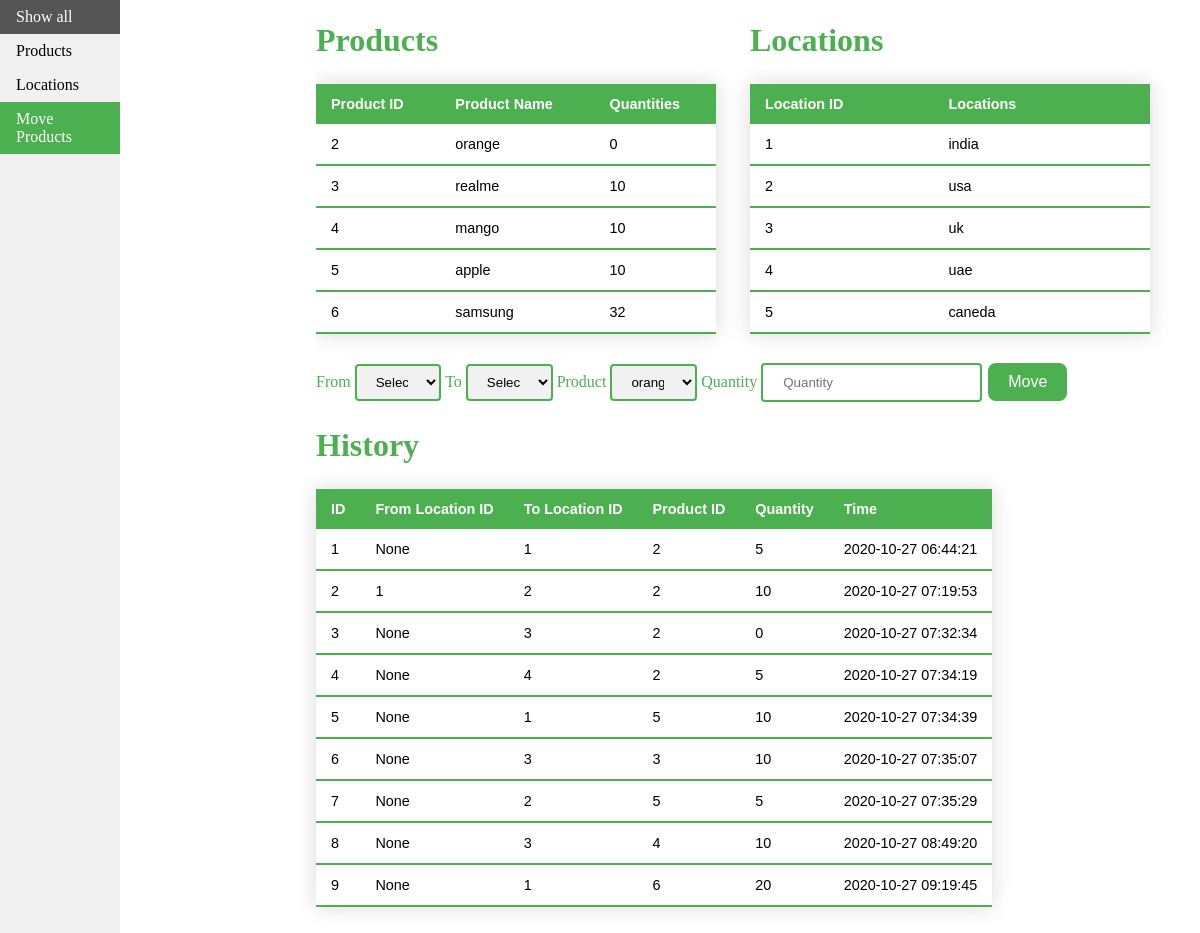
The app's page /moveproduct, older data.
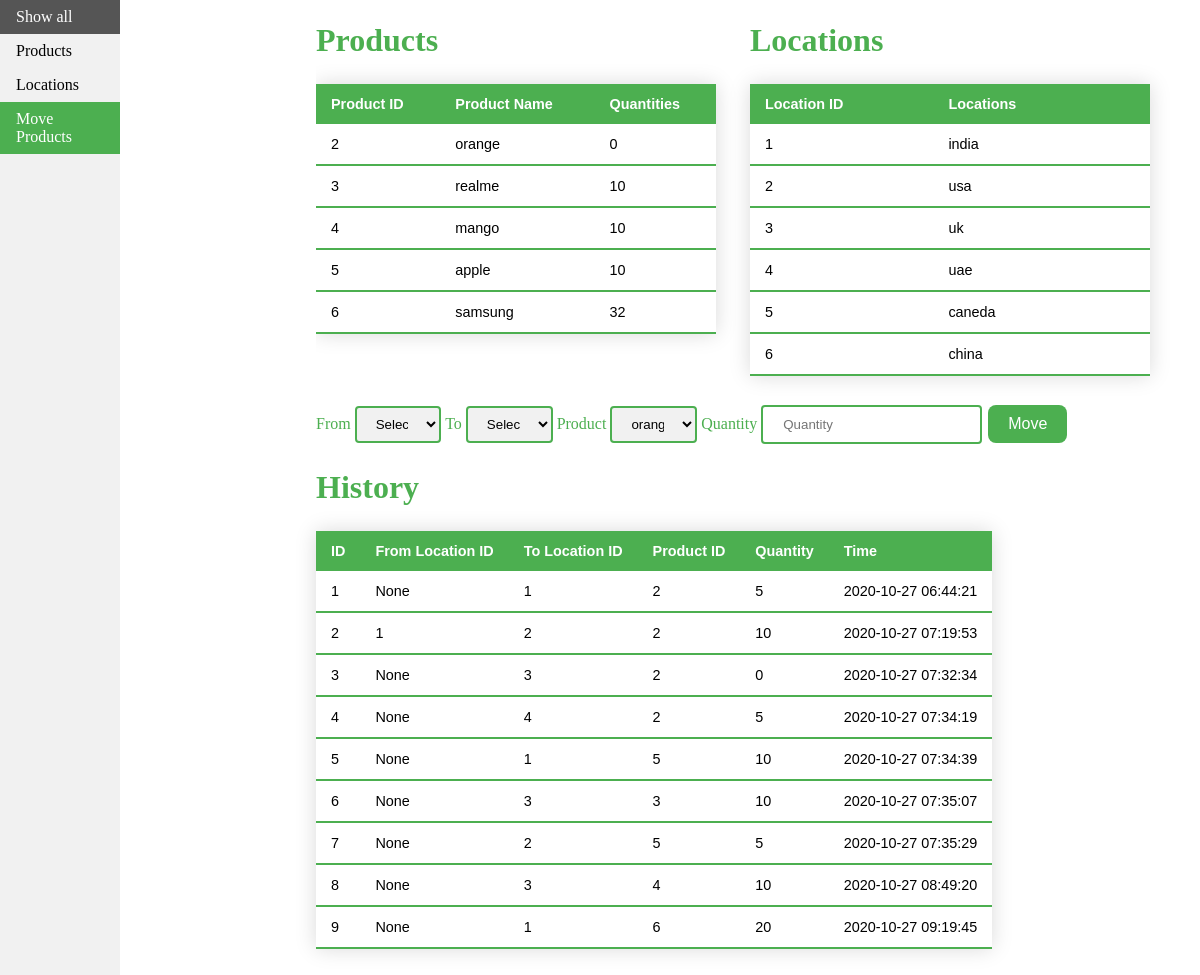
The same page, newer data.
### app.py (models this page shows, shortened)
class Products(db.Model):
    id = db.Column(db.Integer, primary_key=True)
    name = db.Column(db.String(100), unique=True, nullable=False)
    quantity = db.Column(db.Integer)

class Locations(db.Model):
    id = db.Column(db.Integer, primary_key=True)
    name = db.Column(db.String(100), unique=True, nullable=False)

class ProductMovement(db.Model):
    id = db.Column(db.Integer, primary_key=True)
    from_location_id = db.Column(db.Integer(), db.ForeignKey(Locations.id))
    to_location_id = db.Column(db.Integer(), db.ForeignKey(Locations.id))
    product_id = db.Column(db.Integer(), db.ForeignKey(Products.id), nullable=False)
    from_location = db.relationship(Locations, foreign_keys=[from_location_id])
    to_location = db.relationship(Locations, foreign_keys=[to_location_id])
    product = db.relationship(Products, foreign_keys=[product_id])
    quantity = db.Column(db.Integer(), nullable=False)
    time_created = db.Column(db.DateTime, server_default=db.func.now())

### app.py (the view)
@app.route('/moveproduct')
def move_view():
    return render_template('moveproduct.html', locations = Locations.query.all() , products = Products.query.all(), prmn = ProductMovement.query.all())

### templates/moveproduct.html (shortened to what this page needs)
<!DOCTYPE html>
<html>
<head>
    <link rel='stylesheet' type='text/css' media='screen' href="{{ url_for('static', filename='main.css') }}">
</head>
<body>
    <ul>
        <li><a href="{{ url_for('index') }}">Show all</a></li>
        <li><a href="{{ url_for('products_view') }}">Products</a></li>
        <li><a href="{{ url_for('locations_view') }}">Locations</a></li>
        <li><a class="active" href="{{ url_for('move_view') }}">Move Products</a></li>
    </ul>
    <div style="margin-left:25%;padding:1px 16px;height:1000px;">
        <div class="container">
        <div class="floatLeft">
        <h1>Products</h1>
        <table class="styled-table">
            <thead>
                <tr>
                    <th>Product ID</th>
                    <th>Product Name</th>
                    <th>Quantities</th>
                </tr>
            </thead>
            {% for product in products %}
            <tbody>
                <tr>
                    <td>{{ product.id }}</td>
                    <td>{{ product.name }}</td>
                    <td>{{ product.quantity }}</td>
                </tr>
            {% endfor %}
            </tbody>
        </table>
        </div>
        <div class="floatRight">
        <h1>Locations</h1>
        <table class="styled-table">
            <thead>
                <tr>
                    <th>Location ID</th>
                    <th>Locations</th>
                    <th></th>
                </tr>
            </thead>
            {% for location in locations %}
            <tbody>
                <tr>
                    <td>{{ location.id }}</td>
                    <td>{{ location.name }}</td>
                </tr>
            {% endfor %}
            </tbody>
        </table>
        </div>
        </div>
        <form action="/new_move" method="POST">
            <label for="from">From</label>
            <select name="from">
                <option value="">Select</option>
            </select>
            <label for="to">To</label>
            <select name="to">
                <option value="">Select</option>
            </select>
            <label for="product">Product</label>
            <select name="product">
                {% for product in products %}
                <option value="{{product.id}}">{{ product.name }}</option>
                {% endfor %}
            </select>
            <label for="quantity">Quantity</label>
            <input type="number" name="quantity" placeholder="Quantity">
            <input class="button" type="submit" value="Move">
        </form>
        <h1>History</h1>
        <table class="styled-table">
            <thead>
                <tr>
                    <th>ID</th>
                    <th>From Location ID</th>
                    <th>To Location ID</th>
                    <th>Product ID</th>
                    <th>Quantity</th>
                    <th>Time</th>
                </tr>
            </thead>
            {% for pm in prmn %}
            <tbody>
                <tr>
                    <td>{{ pm.id }}</td>
                    <td>{{ pm.from_location_id }}</td>
                    <td>{{ pm.to_location_id }}</td>
                    <td>{{ pm.product_id }}</td>
                    <td>{{ pm.quantity }}</td>
                    <td>{{ pm.time_created }}</td>
                </tr>
            {% endfor %}
            </tbody>
        </table>
</div>
</body>
</html>

Row changes from the older to the newer data that the page shows:
added Locations: id "6", name "china"
